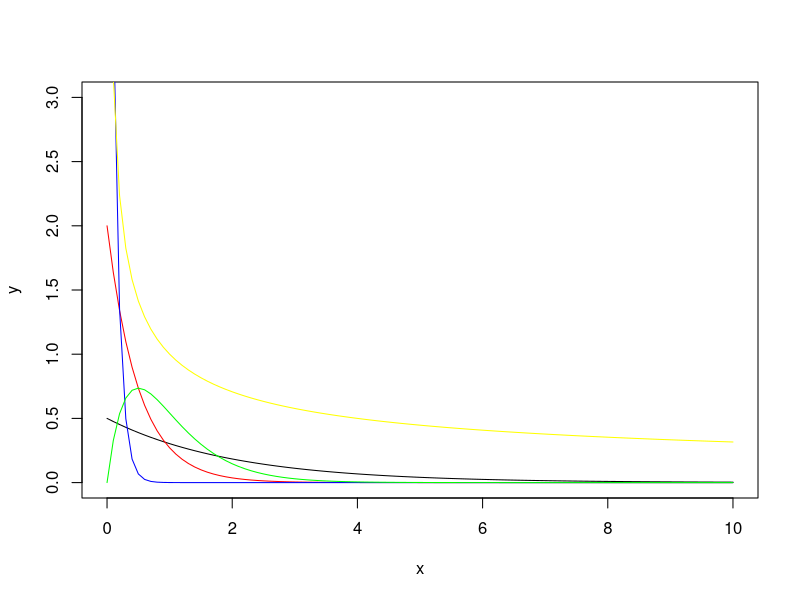
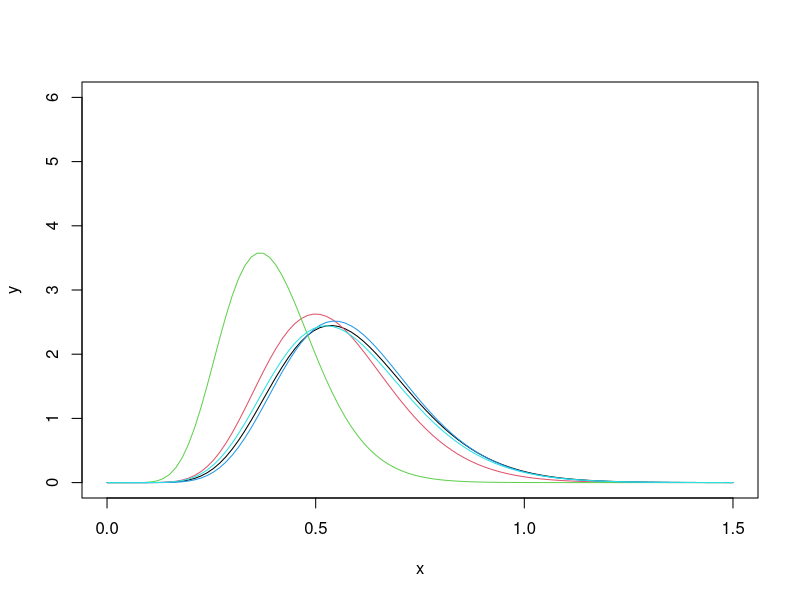
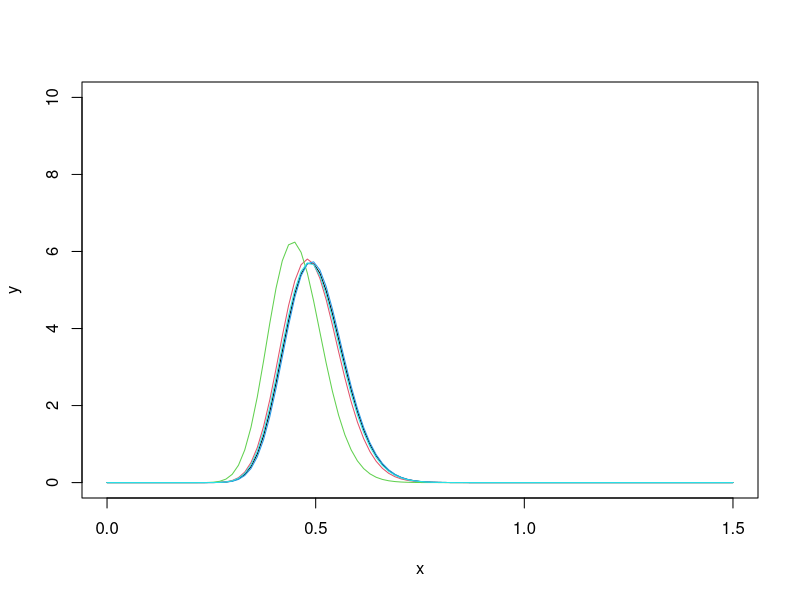
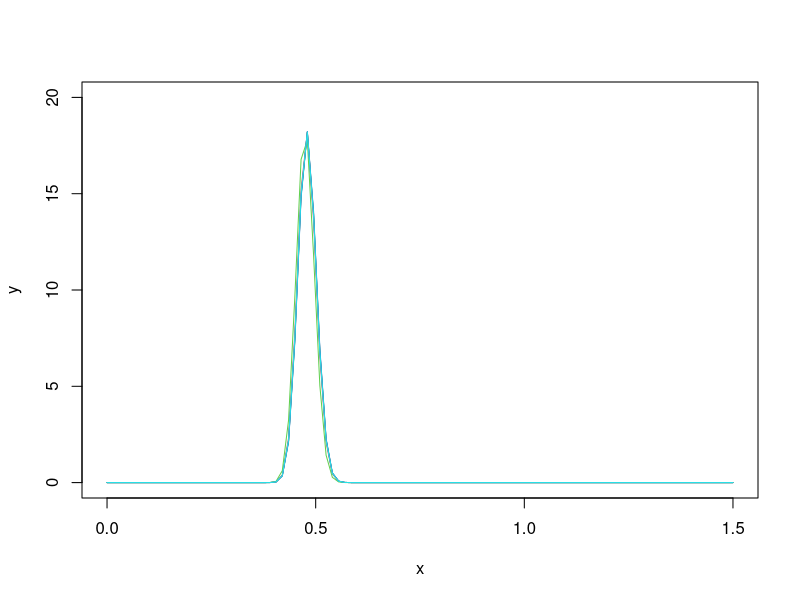

Reproduce these figures in R, in order.
require(tidyverse)

set.seed(123)


#creo hyperparameters
h1 = c(1,1,1,2,.5)  
h2 = c(0.5,2,10,2,0)  



priordist <- function(theta, k ){
  return(dgamma(theta,a[k],b[k]))
}
#punto 1: 
curve(dgamma(x,1,0.5), from=0, to=10,ylim=c(0,3) , xlab="x", ylab="y")
curve(dgamma(x,1,2), from=0, to=10, , xlab="x", ylab="y",add = TRUE,col = "red")
curve(dgamma(x,1,10), from=0, to=10, , xlab="x", ylab="y",,add = TRUE,col = "blue")
curve(dgamma(x,2,2), from=0, to=10, , xlab="x", ylab="y",,add = TRUE,col = "green")
curve(x**(-1/2), from=0, to=10, , xlab="x", ylab="y",,add = TRUE,col = "yellow")

##quindi la meno informativa è la Jeffrey (code più lunghe), gamma 1,10 più informativa 
##perchè è la più piccata.
##ggplot2 equivalent

#punto 2:
a=rpois(20,0.5)
b=rpois(100,0.5)
c=rpois(1000,0.5)

sum(a)
#posterior per la prior Poisson
posterior <- function(x,arrayPoisson,alpha,beta){
  alpha=alpha + sum(arrayPoisson)
  beta=beta+length(arrayPoisson)
  return (dgamma(x,alpha,beta))
}

#posterior per la Jeffrey
posteriorJeffrey <- function(x,arrayPoisson,alpha,beta){
  alpha=0.5 + sum(arrayPoisson)
  beta=length(arrayPoisson)
  return (dgamma(x,alpha,beta))
}

#punto 2 plot:

  
for (i in 1:5)
{
  if (i ==1){flag=FALSE}
  else {flag=TRUE}
  curve(posterior(x,a,h1[i],h2[i]),col=i,add=flag, from=0, to=1.5,ylim=c(0,6) , xlab="x", ylab="y")
}

for (i in 1:5)
{
  if (i ==1){flag=FALSE}
  else {flag=TRUE}
  curve(posterior(x,b,h1[i],h2[i]),col=i,add=flag, from=0, to=1.5,ylim=c(0,10) , xlab="x", ylab="y")
}
for (i in 1:5)
{
  if (i ==1){flag=FALSE}
  else {flag=TRUE}
  curve(posterior(x,c,h1[i],h2[i]),col=i,add=flag, from=0, to=1.5,ylim=c(0,20) , xlab="x", ylab="y")
}

#punto 3

#mean
posteriorExpetations = function(arrayPoisson,alpha,beta){
  alpha=alpha + sum(arrayPoisson)
  beta=beta+length(arrayPoisson)
  return (alpha/beta)
}
#Maxima a posteriora (MAP)
computeMap = function(arrayPoisson,alpha,beta){
  alpha=alpha + sum(arrayPoisson)
  beta=beta+length(arrayPoisson)
  return ((alpha-1)/beta)
}

for (i in 1:5)
{
  if (i ==1){flag=FALSE}
  else {flag=TRUE}
  print(paste("mean:", posteriorExpetations(a,h1[i],h2[i])))
  print(paste("median:", posteriorExpetations(a,h1[i],h2[i])))
}

#Punto 5 


  